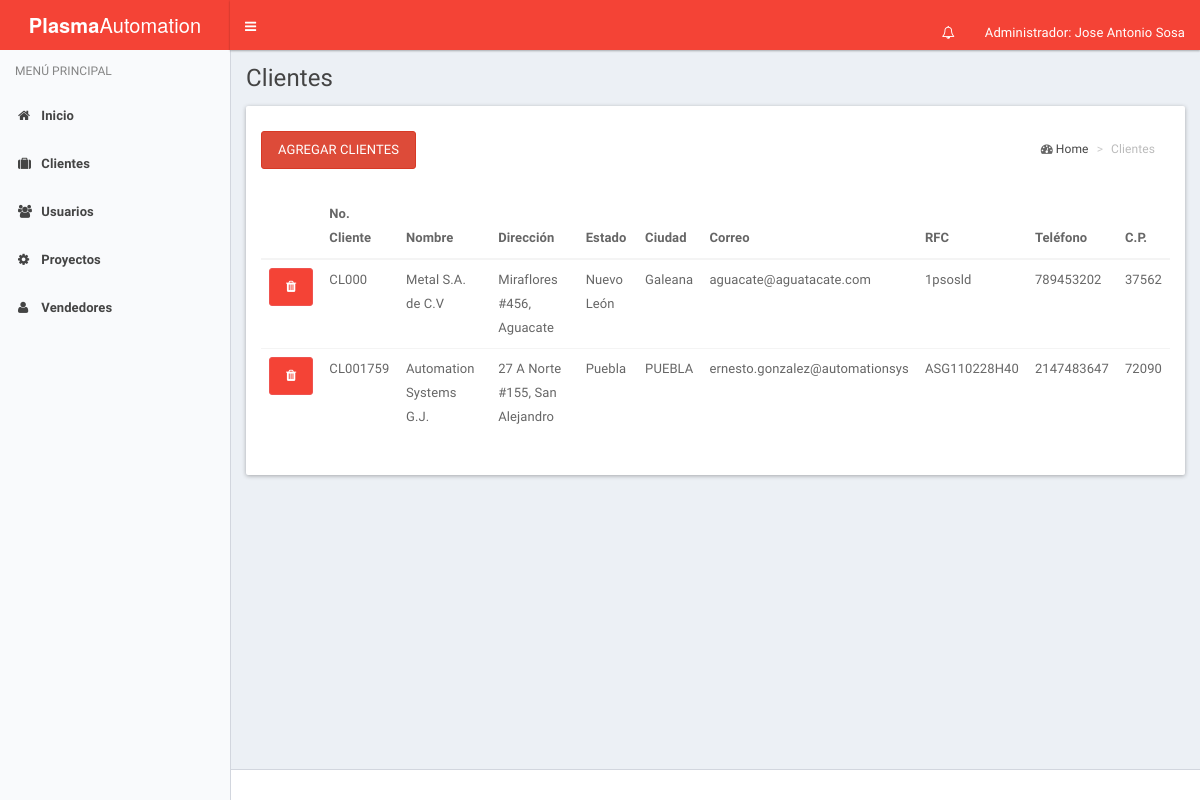
Before: /index_cliente.php (signed in) with the older database file.
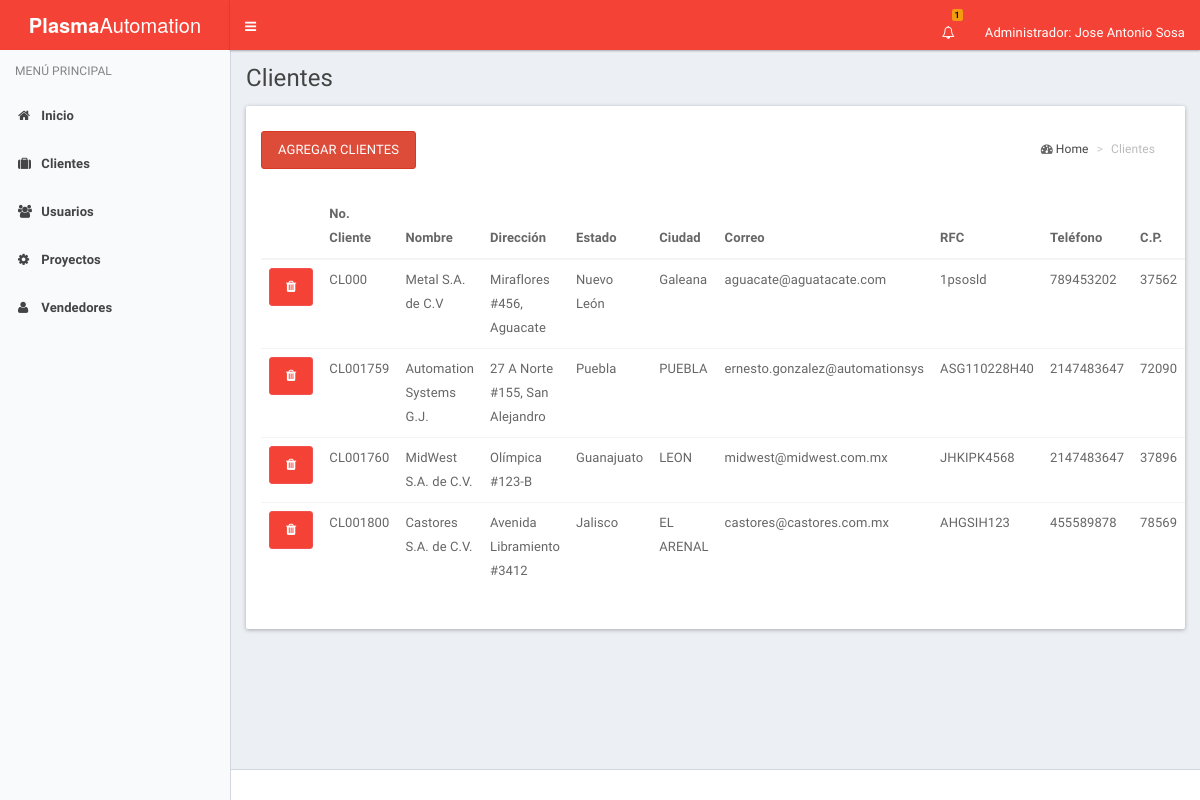
After: the same page with the newer database file.
### tables this page shows
CREATE TABLE IF NOT EXISTS `cliente` (
  `No_Cliente` int(10) NOT NULL,
  `nu_cliente` int(11) NOT NULL,
  `nombre` varchar(25) NOT NULL,
  `domicilio` varchar(70) NOT NULL,
  `id_estado` int(2) NOT NULL,
  `id_municipio` varchar(25) NOT NULL,
  `rfc` varchar(15) NOT NULL,
  `correo` varchar(30) NOT NULL,
  `telefono` int(15) NOT NULL,
  `c_p` int(8) NOT NULL
);

CREATE TABLE IF NOT EXISTS `estado` (
  `id_estado` int(3) NOT NULL COMMENT 'Identificador de la tabla estado.',
  `estado` varchar(30) NOT NULL COMMENT 'Nombre del estado.'
);

### index_cliente.php (the view, shortened to what the changed rows need)
<!DOCTYPE html>
<html lang="es">
  <head>
    <link rel="stylesheet" href="assets/bootstrap/css/bootstrap.css">
    <link rel="stylesheet" href="assets/css/font-awesome.min.css">
    <link rel="stylesheet" href="assets/css/ionicons.min.css">
    <link rel="stylesheet" href="assets/dist/css/AdminLTE.css">
    <link rel="stylesheet" href="assets/dist/css/skins/_all-skins.css">
    <link rel="stylesheet" href="assets/plugins/select2/select2.min.css">
    <link href="assets/plugins/pnotify/css/pnotify.custom.min.css" rel="stylesheet">
  </head>
  <body class="hold-transition skin-blue-light sidebar-mini">
    <div class="wrapper">
      <?php
        include('header.php');
      ?>
      <div class="content-wrapper" id="content">
        <section class="content-header">
          <h1>
            Clientes
          </h1>
        </section>
        <section class="content">
      <div class="col-lg-12">
         <div class="row">
          <div class="panel">
            <div class="panel-body">
              <table class="table">
                <thead>
                  <tr>
                    <th></th>
                    <th>No. Cliente</th>
                    <th>Nombre</th>
                    <th>Dirección</th>
                    <th>Estado</th>
                    <th>Ciudad</th>
                    <th>Correo</th>
                    <th>RFC</th>
                    <th>Teléfono</th>
                    <th>C.P.</th>
                  </tr>
                </thead>
                <tbody>
                <?php
                  $host = 'localhost';
                  $user = 'root';
                  $password = '';
                  $conexion = @mysql_connect($host, $user, $password);
                  $sql = "SELECT c.No_cliente as NoCliente, c.nu_cliente as nu_serie, c.nombre as nombre, c.domicilio as Direccion, c.correo as Correo, e.id_estado, e.estado as Estado, c.id_municipio as Ciudad, c.rfc as RFC, c.telefono as Telefono, c.c_p as C_P FROM cliente c inner join estado e on e.id_estado = c.id_estado";
                  $resultado = mysql_query($sql, $conexion);
                  while ($cliente = mysql_fetch_assoc($resultado)) {
                    echo "<tr>";
                    echo "<td><a href='clientes.php?eliminar_cliente_id=".$cliente['NoCliente']."' class='btn btn-primary eliminar-cliente'><i class='fa fa-trash eliminar-cliente'></i></a></td>";
                    echo "<td>"."CL00".$cliente['nu_serie']."</td>";
                    echo "<td>".$cliente['nombre']."</td>";
                    echo "<td>".($cliente['Direccion'])."</td>";
                    echo "<td>".($cliente['Estado'])."</td>";
                    echo "<td>".($cliente['Ciudad'])."</td>";
                     echo "<td>".($cliente['Correo'])."</td>";
                    echo "<td>".($cliente['RFC'])."</td>";
                    echo "<td>".($cliente['Telefono'])."</td>";
                    echo "<td>".($cliente['C_P'])."</td>";
                    echo "</tr>";
                  }
                ?>
                </tbody>
              </table>
            </div>
          </div>
        </div>
      </div>
    </section>
  </div>
    </div>
  </body>
</html>

### header.php (shortened to what the changed rows need)
<?php
                  $host = 'localhost';
                  $user = 'root';
                  $password = '';
                  $conexion = @mysql_connect($host, $user, $password);
?>
<header class="main-header">
        <nav class="navbar navbar-static-top" role="navigation" style="height: 50px;">
          <div class="navbar-custom-menu">
            <ul class="nav navbar-nav">
              <li class="dropdown notifications-menu">
              <a href="#" class="dropdown-toggle" data-toggle="dropdown" aria-expanded="true">
              <i class="fa fa-bell-o">
              </i>
              <?php
              $sql = "SELECT id_notificacion, sum(contador) as suma from notificacion";
              $resultado = mysql_query($sql, $conexion);
              $contador = mysql_fetch_assoc($resultado);
              echo "<span class = 'label label-warning text-black'>".$contador['suma']."</span>";
              ?>
              </a>
              </li>
            </ul>
          </div>
        </nav>
      </header>

Changed rows visible on the page:
added cliente: nu_cliente "1760", nombre "MidWest S.A. de C.V.", domicilio "Olímpica #123-B", id_estado.estado "Guanajuato", id_municipio "LEON", correo "midwest@midwest.com.mx", rfc "JHKIPK4568", telefono "2147483647", c_p "37896"
added cliente: nu_cliente "1800", nombre "Castores S.A. de C.V.", domicilio "Avenida Libramiento #3412", id_estado.estado "Jalisco", id_municipio "EL ARENAL", correo "castores@castores.com.mx", rfc "AHGSIH123", telefono "455589878", c_p "78569"
Other visible differences:
$contador['suma']: (not shown) → "1"
